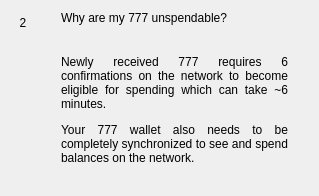
                  <widget class="QWidget" name="widgetFaq2" native="true">
                   <layout class="QHBoxLayout" name="horizontalPage2" stretch="0,1">
                    <item alignment="Qt::AlignTop">
                     <widget class="QLabel" name="labelNumber2">
                      <property name="minimumSize">
                       <size>
                        <width>24</width>
                        <height>24</height>
                       </size>
                      </property>
                      <property name="maximumSize">
                       <size>
                        <width>16777215</width>
                        <height>24</height>
                       </size>
                      </property>
                      <property name="text">
                       <string>2</string>
                      </property>
                      <property name="alignment">
                       <set>Qt::AlignCenter</set>
                      </property>
                     </widget>
                    </item>
                    <item>
                     <layout class="QVBoxLayout" name="verticalLayoutPage2">
                      <property name="spacing">
                       <number>0</number>
                      </property>
                      <property name="leftMargin">
                       <number>20</number>
                      </property>
                      <property name="rightMargin">
                       <number>20</number>
                      </property>
                      <item>
                       <widget class="QLabel" name="labelSubtitle2">
                        <property name="text">
                         <string>Why are my 777 unspendable?</string>
                        </property>
                        <property name="wordWrap">
                         <bool>true</bool>
                        </property>
                       </widget>
                      </item>
                      <item>
                       <spacer name="verticalSpacer_20">
                        <property name="orientation">
                         <enum>Qt::Vertical</enum>
                        </property>
                        <property name="sizeType">
                         <enum>QSizePolicy::Fixed</enum>
                        </property>
                        <property name="sizeHint" stdset="0">
                         <size>
                          <width>20</width>
                          <height>30</height>
                         </size>
                        </property>
                       </spacer>
                      </item>
                      <item>
                       <widget class="QLabel" name="labelContent2">
                        <property name="text">
                         <string>
                           &lt;html&gt;&lt;head/&gt;&lt;body&gt;&lt;p align=&quot;justify&quot;&gt;
                           Newly received 777 requires 6 confirmations on the network
                           to become eligible for spending which can take ~6 minutes.
                           &lt;/p&gt;&lt;p align=&quot;justify&quot;&gt;
                           Your 777 wallet also needs to be completely synchronized
                           to see and spend balances on the network.
                           &lt;/p&gt;&lt;/body&gt;&lt;/html&gt;
                         </string>
                        </property>
                        <property name="alignment">
                         <set>Qt::AlignLeading|Qt::AlignLeft|Qt::AlignTop</set>
                        </property>
                        <property name="wordWrap">
                         <bool>true</bool>
                        </property>
                       </widget>
                      </item>
                      <item>
                       <spacer name="verticalSpacer_21">
                        <property name="orientation">
                         <enum>Qt::Vertical</enum>
                        </property>
                        <property name="sizeHint" stdset="0">
                         <size>
                          <width>20</width>
                          <height>20</height>
                         </size>
                        </property>
                       </spacer>
                      </item>
                     </layout>
                    </item>
                   </layout>
                  </widget>
